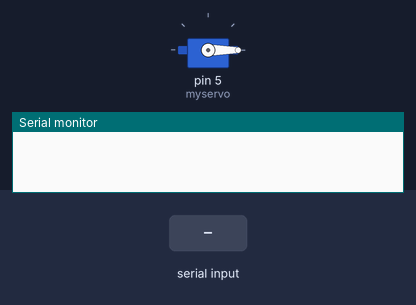
The sketch below on a simulated Arduino Uno, built with avr-gcc and run on an emulated ATmega328P. Parts: servo, the last lines printed to the serial monitor. The test bench sets the inputs (shaded band).

Above: at 1.2 s.
1.3 s: "1" received over Serial
At 2.3 s:
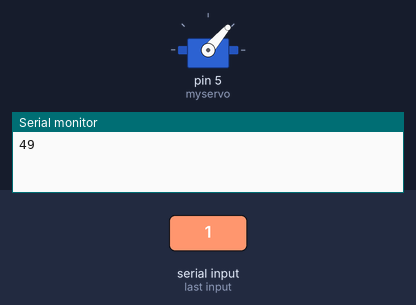
2.9 s: "0" received over Serial
At 3.9 s:
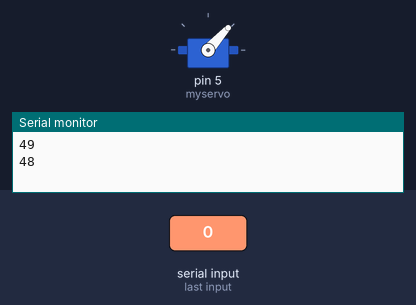
Timing chart, 0 to 5.9 s (numbered marks = the images above; inputs shaded):
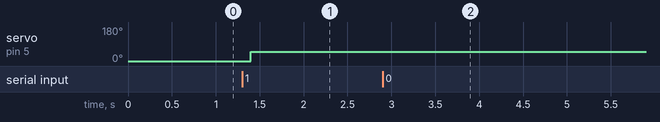

The sketch:

B_Mimicking.ino
```cpp
#include <Servo.h>
Servo myservo;
int pos = 0;

void setup() {
  // put your setup code here, to run once:
  myservo.attach(5);
  Serial.begin(9600);
  myservo.write(0);
  //Serial.println("Ready");
}

void loop() {
  // put your main code here, to run repeatedly:
  char inByte = ' ';
  //Serial.println("hello");
  if(Serial.available()){ // only send data back if data has been sent
  byte inByte = Serial.read(); // read the incoming data
  myservo.write(int(inByte));              // tell servo to go to position in variable 'pos'
  delay(10);
  Serial.println(inByte,DEC); // send the data back in a new line so that it is not all one long line
  }
  delay(100); // delay for 1/10 of a second
}
```

Measured:
- after the input at 1.3 s, servo on pin 5 (myservo): 0° → 49° after 0.10 s
- after the input at 2.9 s, servo on pin 5 (myservo): 49° → 48° at once
